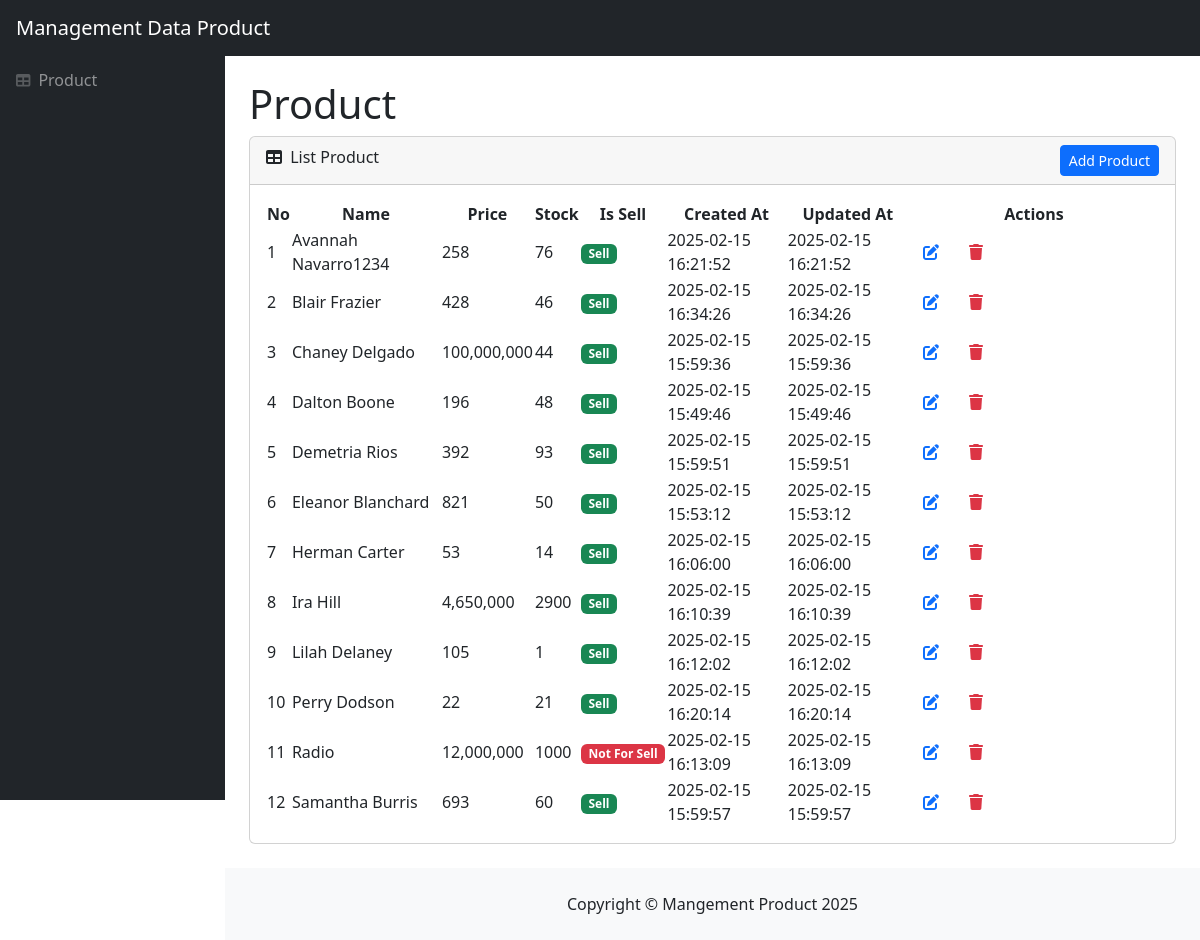
The page / on the database its author committed.
### tables this page shows
CREATE TABLE `products` (
  `id` int(11) NOT NULL,
  `name` varchar(255) NOT NULL,
  `price` decimal(10,2) NOT NULL,
  `stock` int(11) NOT NULL,
  `is_sell` tinyint(1) NOT NULL,
  `created_at` timestamp NOT NULL DEFAULT current_timestamp(),
  `updated_at` timestamp NOT NULL DEFAULT current_timestamp()
);

### application/controllers/Welcome.php (called while the page is built, shortened)
<?php
class Welcome extends CI_Controller
{
	public function __construct()
	{
		$this->load->model("product_model");
		$this->load->library('form_validation');
	}
	public function index()
	{
		$data["products"] = $this->product_model->getAll();
		$this->load->view("admin/product/list", $data);
	}
}

### index.php (called while the page is built, shortened)
<?php
require_once BASEPATH.'core/CodeIgniter.php';

### application/models/Product_model.php (called while the page is built, shortened)
<?php defined('BASEPATH') or exit('No direct script access allowed');
class Product_model extends CI_Model
{
	public function getAll()
	{
		$this->db->from('products');
		$this->db->order_by("name asc,price asc,is_sell asc");
		$query = $this->db->get();
		return $query->result();
	}
}

### application/views/admin/product/list.php (the view, shortened to what this page needs)
<!DOCTYPE html>
<html lang="en">
<head>
	<?php $this->load->view("admin/_partials/head.php") ?>
</head>
<body class="sb-nav-fixed">
	<?php $this->load->view("admin/_partials/navbar.php") ?>
	<div id="layoutSidenav">
		<div id="layoutSidenav_nav">
			<nav class="sb-sidenav accordion sb-sidenav-dark" id="sidenavAccordion">
				<?php $this->load->view("admin/_partials/sidebar.php") ?>
			</nav>
		</div>
		<div id="layoutSidenav_content">
			<main>
				<div class="container-fluid px-4">
					<h1 class="mt-4">Product</h1>
					<div class="card mb-4">
						<div class="card-header">
							<i class="fas fa-table me-1"></i>
							List Product
							<a href="<?php echo site_url('admin/products/add') ?>" class="btn btn-primary btn-sm float-end">Add Product</a>
						</div>
						<div class="card-body">
							<table id="datatablesSimple">
								<thead>
									<tr>
										<th>
											<center>No</center>
										</th>
										<th>
											<center>Name</center>
										</th>
										<th>
											<center>Price</center>
										</th>
										<th>
											<center>Stock</center>
										</th>
										<th>
											<center>Is Sell</center>
										</th>
										<th>
											<center>Created At</center>
										</th>
										<th>
											<center>Updated At</center>
										</th>
										<th>
											<center>Actions</center>
										</th>
									</tr>
								</thead>
								<tbody>
									<?php foreach ($products as $product): ?>
										<tr>
											<td>
												<?php
												static $i = 1;
												echo $i++;
												?>
											</td>
											<td width="150">
												<?php echo $product->name ?>
											</td>
											<td>
												<?php echo number_format($product->price) ?>
											</td>
											<td>
												<?php echo $product->stock ?>
											</td>
											<td>
												<?php
												if ($product->is_sell == 1) {
													echo "<span class='badge bg-success'>Sell</span>";
												} else {
													echo "<span class='badge bg-danger'>Not For Sell</span>";
												}
												?>
											</td>
											<td>
												<?php echo $product->created_at ?>
											</td>
											<td>
												<?php echo $product->updated_at ?>
											</td>
											<td width="250">
												<a href="<?php echo site_url('admin/products/edit/' . $product->id) ?>"
													class="btn btn-small text-primary"><i class="fas fa-edit"></i></a>
												<a class="btn btn-small text-danger" onclick="deleteProduct('<?php echo $product->id ?>')" title="delete" class="delete" onclick="return confirm('Are you sure you want to delete this item')"><i class="fas fa-trash"></i> </a>
											</td>
										</tr>
									<?php endforeach; ?>
								</tbody>
							</table>
						</div>
					</div>
				</div>
			</main>
			<footer class="py-4 bg-light mt-auto">
				<?php $this->load->view("admin/_partials/footer.php") ?>
			</footer>
		</div>
	</div>
</body>
</html>

### application/views/admin/_partials/head.php (shortened to what this page needs)
<head>
	<link href="https://cdn.jsdelivr.net/npm/simple-datatables@7.1.2/dist/style.min.css" rel="stylesheet" />
	<link href="<?php echo base_url('css/styles.css') ?>" rel="stylesheet" />
</head>

### application/views/admin/_partials/navbar.php
<nav class="sb-topnav navbar navbar-expand navbar-dark bg-dark">
	<a class="navbar-brand ps-3 text-white" href="/Produk">Management Data Product</a>
</nav>

### application/views/admin/_partials/sidebar.php
<div id="layoutSidenav">
	<div id="layoutSidenav_nav">
		<nav class="sb-sidenav accordion sb-sidenav-dark bg-dark" id="sidenavAccordion">
			<div class="sb-sidenav-menu">
				<div class="nav">
					<a class="nav-link" href="<?php echo site_url('') ?>">
						<div class="sb-nav-link-icon"><i class="fas fa-table"></i></div>
						Product
					</a>
				</div>
			</div>
		</nav>
	</div>
</div>

### application/views/admin/_partials/footer.php
<footer class="sticky-footer">
	<div class="container my-auto">
		<div class="copyright text-center my-auto">
			<span>Copyright © <?php echo SITE_NAME . " " . Date('Y') ?></span>
		</div>
	</div>
</footer>

### rows shown on the page
products: name "Avannah Navarro1234", price "258", stock "76", is_sell "Sell", created_at "2025-02-15 16:21:52", updated_at "2025-02-15 16:21:52"
products: name "Blair Frazier", price "428", stock "46", is_sell "Sell", created_at "2025-02-15 16:34:26", updated_at "2025-02-15 16:34:26"
products: name "Chaney Delgado", price "100,000,000", stock "44", is_sell "Sell", created_at "2025-02-15 15:59:36", updated_at "2025-02-15 15:59:36"
products: name "Dalton Boone", price "196", stock "48", is_sell "Sell", created_at "2025-02-15 15:49:46", updated_at "2025-02-15 15:49:46"
products: name "Demetria Rios", price "392", stock "93", is_sell "Sell", created_at "2025-02-15 15:59:51", updated_at "2025-02-15 15:59:51"
products: name "Eleanor Blanchard", price "821", stock "50", is_sell "Sell", created_at "2025-02-15 15:53:12", updated_at "2025-02-15 15:53:12"
products: name "Herman Carter", price "53", stock "14", is_sell "Sell", created_at "2025-02-15 16:06:00", updated_at "2025-02-15 16:06:00"
products: name "Ira Hill", price "4,650,000", stock "2900", is_sell "Sell", created_at "2025-02-15 16:10:39", updated_at "2025-02-15 16:10:39"
products: name "Lilah Delaney", price "105", stock "1", is_sell "Sell", created_at "2025-02-15 16:12:02", updated_at "2025-02-15 16:12:02"
products: name "Perry Dodson", price "22", stock "21", is_sell "Sell", created_at "2025-02-15 16:20:14", updated_at "2025-02-15 16:20:14"
products: name "Radio", price "12,000,000", stock "1000", is_sell "Not For Sell", created_at "2025-02-15 16:13:09", updated_at "2025-02-15 16:13:09"
products: name "Samantha Burris", price "693", stock "60", is_sell "Sell", created_at "2025-02-15 15:59:57", updated_at "2025-02-15 15:59:57"

### other values the page prints
SITE_NAME "Mangement Product"
Date('Y') "2025"
